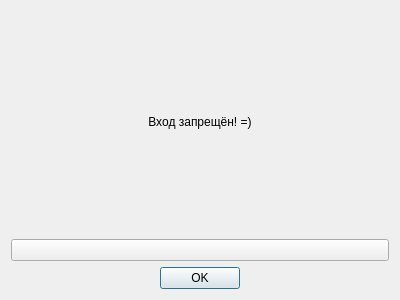
<?xml version="1.0" encoding="UTF-8"?>
<ui version="4.0">
 <class>ConnectionToRoomRejectedMessageWindow</class>
 <widget class="QDialog" name="ConnectionToRoomRejectedMessageWindow">
  <property name="geometry">
   <rect>
    <x>0</x>
    <y>0</y>
    <width>400</width>
    <height>300</height>
   </rect>
  </property>
  <property name="windowTitle">
   <string>Dialog</string>
  </property>
  <layout class="QGridLayout" name="gridLayout">
   <item row="2" column="0">
    <widget class="QDialogButtonBox" name="buttonBox">
     <property name="orientation">
      <enum>Qt::Horizontal</enum>
     </property>
     <property name="standardButtons">
      <set>QDialogButtonBox::Ok</set>
     </property>
     <property name="centerButtons">
      <bool>true</bool>
     </property>
    </widget>
   </item>
   <item row="1" column="0">
    <widget class="QPushButton" name="btn_Rejected">
     <property name="text">
      <string/>
     </property>
    </widget>
   </item>
   <item row="0" column="0">
    <widget class="QLabel" name="lbl_Text">
     <property name="text">
      <string>Вход запрещён! =)</string>
     </property>
     <property name="alignment">
      <set>Qt::AlignCenter</set>
     </property>
    </widget>
   </item>
  </layout>
 </widget>
 <resources/>
 <connections>
  <connection>
   <sender>buttonBox</sender>
   <signal>accepted()</signal>
   <receiver>ConnectionToRoomRejectedMessageWindow</receiver>
   <slot>accept()</slot>
   <hints>
    <hint type="sourcelabel">
     <x>248</x>
     <y>254</y>
    </hint>
    <hint type="destinationlabel">
     <x>157</x>
     <y>274</y>
    </hint>
   </hints>
  </connection>
  <connection>
   <sender>buttonBox</sender>
   <signal>rejected()</signal>
   <receiver>ConnectionToRoomRejectedMessageWindow</receiver>
   <slot>reject()</slot>
   <hints>
    <hint type="sourcelabel">
     <x>316</x>
     <y>260</y>
    </hint>
    <hint type="destinationlabel">
     <x>286</x>
     <y>274</y>
    </hint>
   </hints>
  </connection>
 </connections>
</ui>
